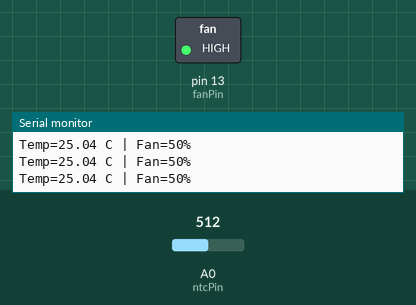
The sketch below on a simulated Arduino Uno, built with avr-gcc and run on an emulated ATmega328P. Parts: switched loads named in the sketch (green lamp = pin HIGH), the last lines printed to the serial monitor. The test bench sets the inputs (shaded band); at power-on: A0 (ntcPin) = 512.

Above: at 1.2 s.
1.3 s: A0 (ntcPin) set to 560
2.8 s: A0 (ntcPin) set to 582
At 3.7 s:
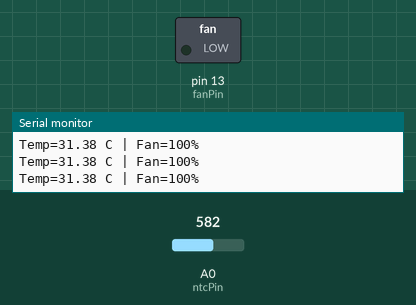
Timing chart, 0 to 5.8 s (numbered marks = the images above; inputs shaded):
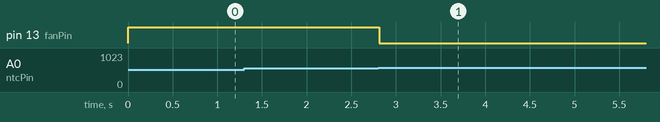

Measured:
- the behaviour switches between 567 and 568 on A0 (ntcPin) (found by bisection; images 0 and 1)
- after the input at 2.8 s, pin 13 (fanPin): HIGH → LOW at once

The sketch:

arduino-fan-control.ino
```cpp
int ntcPin = A0;    // NTC sensor
int fanPin = 13;    // Fan (LED on D13)

float R0 = 10000;   // 10k resistor
float BETA = 3950;  // Beta constant
float T0 = 298.15;  // 25C in Kelvin

int fanSpeed = 0;   // 0 = off, 50 = half, 100 = full

float readTemp() {
  int adc = analogRead(ntcPin);
  float Rntc = R0 * (1023.0 / adc - 1.0);
  float tempK = 1.0 / (1.0 / T0 + (1.0 / BETA) * log(Rntc / R0));
  return tempK - 273.15; // in C
}

void softPWM(int duty) {
  // simple software PWM
  unsigned long now = micros();
  int period = 10000; // 100Hz
  int onTime = period * duty / 100;
  if (now % period < onTime) digitalWrite(fanPin, HIGH);
  else digitalWrite(fanPin, LOW);
}

void setup() {
  Serial.begin(9600);
  pinMode(fanPin, OUTPUT);
}

void loop() {
  float tempC = readTemp();

  if (tempC < 25) fanSpeed = 0;
  else if (tempC < 30) fanSpeed = 50;
  else fanSpeed = 100;

  softPWM(fanSpeed);

  // print values
  Serial.print("Temp=");
  Serial.print(tempC);
  Serial.print(" C | Fan=");
  if (fanSpeed == 0) Serial.println("OFF");
  else if (fanSpeed == 50) Serial.println("50%");
  else Serial.println("100%");

  delay(200);
}
```
